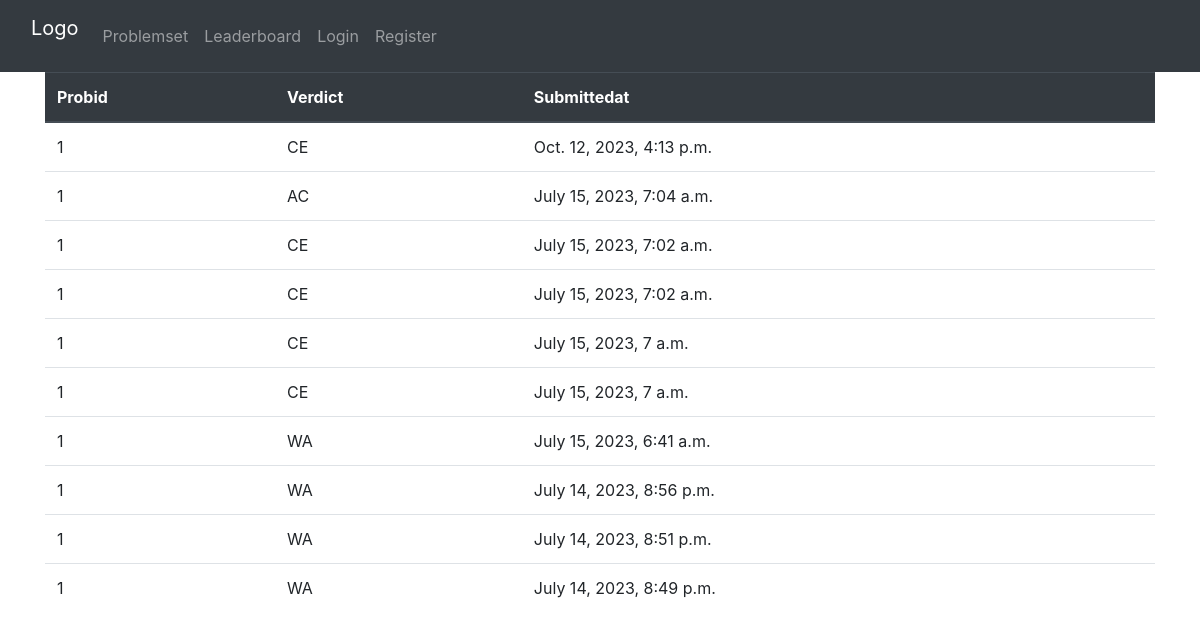
Page /leaderboard/ on the committed database.
### home/models.py (models this page shows)
class Solution(models.Model):
    probid = models.CharField(max_length=200)
    verdict = models.CharField(max_length=200)
    submittedat=models.DateTimeField(default=timezone.now)

### home/views.py (the view)
# urls.py: path('leaderboard/',views.leaderboard, name='leaderboard'),
def leaderboard(request):
    context={
        'solutions':Solution.objects.all().order_by('-submittedat')[0:10]
    }
    return render(request,'Leaderboard.html',context)

### home/templates/Leaderboard.html
{% extends 'base.html'%}
{% block content%}
<table class="table" class="table-responsive">
    <thead class="thead-dark">
      <tr>
        <th scope="col">Probid</th>
        <th scope="col">Verdict</th>
        <th scope="col">Submittedat</th>
      </tr>
    </thead>
    <tbody>
        {%for solution in solutions%}
        <tr>
            <td>{{solution.probid}}</td>
            <td>{{solution.verdict}}</td>
            <td>{{solution.submittedat}}</td>
        </tr>
        {% endfor %}
    </tbody>
  </table>
{%endblock%}

### home/templates/base.html (shortened to what this page needs)
<!DOCTYPE html>
<head>
    <link rel="stylesheet" href="https://cdn.jsdelivr.net/npm/bootstrap@4.3.1/dist/css/bootstrap.min.css",initial-scale=1">
</head>
<body>
    <nav class="navbar navbar-expand-sm bg-dark navbar-dark ">
        <div class="container-fluid">
          <p class="navbar-brand">Logo</p>
          <div class="collapse navbar-collapse" id="collapsibleNavbar">
            <ul class="navbar-nav ms-auto">
              <li class="nav-item mlauto">
                <a class="nav-link" href="{% url 'problemset' %}">Problemset</a>
              </li>
              <li class="nav-item">
                <a class="nav-link" href="{% url 'leaderboard' %}">Leaderboard</a>
              </li>
                {% if user.is_authenticated %}
                <li class="nav-item ">
                  <a class="nav-link" href="{% url 'logout' %}">Logout</a>
                </li>
                {% else %}
                <li class="nav-item align">
                  <a class="nav-link" href="{% url 'login' %}">Login</a>
                </li>
                {% endif %}
                <li class="nav-item align">
                  <a class="nav-link" href="{% url 'register' %}">Register</a>
                </li>
            </ul>
          </div>
        </div>
      </nav>
    <div class='container'>
        {% block content%}{% endblock %}
    </div>
</body>
</html>

### rows in the picture
Solution: probid "1", verdict "CE", submittedat "Oct. 12, 2023, 4:13 p.m."
Solution: probid "1", verdict "AC", submittedat "July 15, 2023, 7:04 a.m."
Solution: probid "1", verdict "CE", submittedat "July 15, 2023, 7:02 a.m."
Solution: probid "1", verdict "CE", submittedat "July 15, 2023, 7:02 a.m."
Solution: probid "1", verdict "CE", submittedat "July 15, 2023, 7 a.m."
Solution: probid "1", verdict "CE", submittedat "July 15, 2023, 7 a.m."
Solution: probid "1", verdict "WA", submittedat "July 15, 2023, 6:41 a.m."
Solution: probid "1", verdict "WA", submittedat "July 14, 2023, 8:56 p.m."
Solution: probid "1", verdict "WA", submittedat "July 14, 2023, 8:51 p.m."
Solution: probid "1", verdict "WA", submittedat "July 14, 2023, 8:49 p.m."
